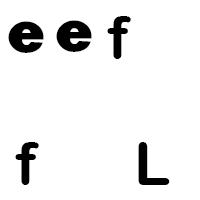
#> input picture Digit Classification- Assignment 5/detection-images/test_1.jpg, 200 x 200 px, given as the content of the folder ./dataset3/chars74k-lite, which was not available
$ jupyter execute --allow-errors 'Optical Character Recognition model.ipynb'   (older library calls are emulated)   (text cells are left out)
#> lines starting #> are read from the running program, lines starting #| are printed output that depends on the picture; after the words box and inside, x2 and y2 are one past the last pixel; in counts of white or black regions, pixels touching at a corner belong together; pictures that were not available may be replaced by others from this repository, and a replacement may not be noted
[cell 1]
import os
import imageio
import matplotlib
import numpy as np
import pandas as pd
import matplotlib.pyplot as plt
from scipy import ndimage, misc
import visvis as vv

from sklearn.model_selection import train_test_split
from sklearn.neighbors import KNeighborsClassifier
from sklearn.metrics import accuracy_score
from sklearn.ensemble import RandomForestClassifier

[cell 2]
letterDict={
  "a": 0,"b": 1,"c": 2,"d": 3,"e": 4,"f": 5,"g": 6,"h": 7,"i": 8,
    "j": 9,"k": 10,"l": 11,"m": 12,"n": 13,"o": 14,"p": 15,"q": 16,"r": 17,
    "s": 18,"t": 19,"u": 20,"v": 21,"w": 22,"x": 23,"y": 24,"z": 25}

numberDict={
    0:"A", 1:"B", 2:"C", 3:"D", 4:"E", 5:"F", 6:"G", 7:"H", 8:"I",
    9:"J", 10:"K", 11:"L", 12:"M", 13:"N", 14:"O", 15:"P", 16:"Q", 17:"R",
    18:"S", 19:"T", 20:"U", 21:"V", 22:"W", 23:"X", 24:"Y", 25:"Z"}


# [18 lines left out: functions readPicture, addPictureToDataset, not called in this run]

[cell 3]
def read_all_images(upper_directory):
    number_of_images = 0
    original_imgs = pd.DataFrame()
    aug20 = pd.DataFrame()
    aug90 = pd.DataFrame()
    aug270 = pd.DataFrame()
    aug320 = pd.DataFrame()
    for subdir, dirs, files in os.walk(upper_directory):
        for file in files:
            number_of_images+=1
            #print os.path.join(subdir, file)
            filepath = subdir + os.sep + file
            if filepath.endswith(".jpg"):
                # print(filepath)
                # Rotate every image that is being loaded:

                x = filepath.split("/")
                rotate20 = rotate_image(filepath,x[-1],20)
                rotate90 = rotate_image(filepath,x[-1],90)
                rotate270 = rotate_image(filepath,x[-1],270)
                rotate320 = rotate_image(filepath,x[-1],320)

                # zoomed:
                zoomed = zoom_images_and_save(filepath,x[-1])

                # The label for the data:
                letter = (x[-1][0])
                letter_val = letterDict.get(letter)
                original_imgs = readPicture(original_imgs,filepath,letter_val)
                aug20 = addPictureToDataset(aug20, rotate20, letter_val)
                aug90 = addPictureToDataset(aug90, rotate90, letter_val)
                aug270 = addPictureToDataset(aug270, rotate270, letter_val)
                aug320 = addPictureToDataset(aug320, rotate320, letter_val)

                # zoomed:
                aug320 = addPictureToDataset(aug320, zoomed, letter_val)

    print("image")
    # vv.imshow("./dataset3/chars74k-lite/augmented/rotated_neg_a102.jpg")
    print("number_of_images", number_of_images)
    return original_imgs, aug20, aug90, aug270, aug320


#Rotates an image, stores it in a folder and returns the rotated image
def rotate_image(image_path,ending,deg):
#> called with image_path = '_only/test_1.jpg', ending = 'test_1.jpg', deg = 20
    out_path = "./dataset3/augmented/"
    image_to_rotate = plt.imread(image_path)
#> image_to_rotate is the input picture: shape (200, 200, 3); min 0, max 255, mean 236.6

    # Rotating the image:
    rotated_positive = ndimage.rotate(image_to_rotate, deg, reshape=False)
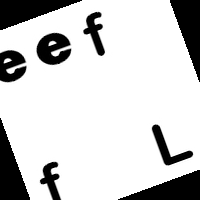
#> rotated_positive: shape (200, 200, 3); min 0, max 255, mean 205.3

    fullpath = os.path.join(out_path, 'rotated_'+ str(deg) + '_' + ending)

    imageio.imwrite(fullpath, rotated_positive)
    return rotated_positive

# Unaugmented data, no feature selection:
#> (the rest of this cell did not finish here and is left out)

#> call 2 of rotate_image, with image_path = '_only/test_1.jpg', ending = 'test_1.jpg', deg = 90
#> in rotate_image (call 2), `rotated_positive = ndimage.rotate(image_to_rotate, deg, reshape=False)`:
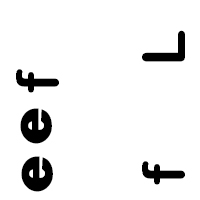
#> rotated_positive: shape (200, 200, 3); min 0, max 255, mean 236.6
#> call 3 of rotate_image, with image_path = '_only/test_1.jpg', ending = 'test_1.jpg', deg = 270
#> in rotate_image (call 3), `rotated_positive = ndimage.rotate(image_to_rotate, deg, reshape=False)`:
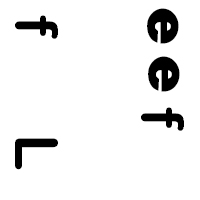
#> rotated_positive: shape (200, 200, 3); min 0, max 255, mean 236.6
#> call 4 of rotate_image, with image_path = '_only/test_1.jpg', ending = 'test_1.jpg', deg = 320
#> in rotate_image (call 4), `rotated_positive = ndimage.rotate(image_to_rotate, deg, reshape=False)`:
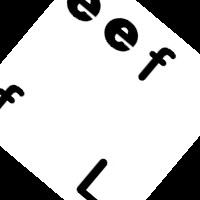
#> rotated_positive: shape (200, 200, 3); min 0, max 255, mean 195.4

[cell 4]
# [51 lines left out: functions cv2_clipped_zoom, zoom_images_and_save, not called in this run]

[cell 5]
#Methood merges dataset1 with dataset2
def mergeData(dataset1, dataset2):
    return dataset1.append(dataset2, ignore_index=True)

#> (the rest of this cell did not finish here and is left out)

[cell 6]
# splitting function:
# [11 lines left out: function get_train_test_set, not called in this run]

[cell 7]
#### Running models on the raw data:

# [16 lines left out: functions calc_predictions, test_classifier, not called in this run]

#> (a cell that did not finish here is left out)

#> (a cell that did not finish here is left out)

#> (a cell that did not finish here is left out)

[cell 11]
clf_rf = RandomForestClassifier(n_estimators=200,random_state=0)

#> (the rest of this cell did not finish here and is left out)

#> (a cell that did not finish here is left out)

#> (a cell that did not finish here is left out)

[cell 14]
# [7 lines left out: function printLetter, not called in this run]

# a_letter = train_set.iloc[2001]
# printLetter(a_letter)

[cell 15]
import tensorflow as tf
import gzip
import pickle

# [26 lines left out: function DNN, not called in this run]


# Helper function trained model:
def evaluate_model(model,test_X,test_y):
    val_loss, val_acc = model.evaluate(test_X, test_y)
    return val_loss, val_acc

[cell 16]
# train and test are dataframes (with the labels in the last column for both)
# [12 lines left out: function transform_data_for_tensorflow_and_run, not called in this run]

# Raw set:
#> (the rest of this cell did not finish here and is left out)

[cell 17]
# Ikke ta med
# Print classifications:

# kNN:
o = 1
res = []
plot = []
#> (the rest of this cell did not finish here and is left out)

[cell 18]
## Sliding window detection:

import cv2
import matplotlib.pyplot as plt
import numpy as np


def OCR(imagepath):
    # read the image and define the stepSize and window size
#> called with imagepath = './detection-images/detection-1.jpg'
    image = cv2.imread(imagepath) # your image path
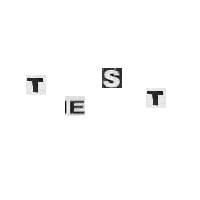
#> input picture Digit Classification- Assignment 5/detection-images/detection-1.jpg, 200 x 200 px
#> image is the input picture: shape (200, 200, 3); min 0, max 255, mean 251.4
    tmp = image # for drawing a rectangle
    stepSize = 30
    (w_width, w_height) = (30,30) # window size
    class_letter = []
    number=[] # To keep track of which square in the grid that is classified
    i = 0 # counter for the number
    windows=[]
    for x in range(0, image.shape[1] - w_width , stepSize):
        for y in range(0, image.shape[0] - w_height, stepSize):
            window = image[x:x + w_width, y:y + w_height, :]
            resize = cv2.resize(window,(20,20),interpolation =cv2.INTER_AREA)
            window = np.asarray(resize)
            window = resize[:, :, 0]
            window=np.reshape(window,20*20)
            window = pd.DataFrame(data=window).T
            windows.append(window)
            list1 = (window.values[0])

            # Check if the window is "blank"
            if all(x == list1[0] for x in list1):
                print(" ", end="\r")
                # print("All elements in list are same.")
            else:
                # Classify window:
                prediction  = model_tensor_merged.predict(window.values)
                class_letter.append(prediction)

                # knn
                # class_letter.append(test_classifier_sliding(clf_n,window))
                number.append(i)

            # Plot the grid on top of the image:
            cv2.rectangle(tmp, (x, y), (x + w_width, y + w_height), (255, 0, 0), 2) # draw rectangle on image
            plt.imshow(np.array(tmp).astype('uint8'))
            i+=1
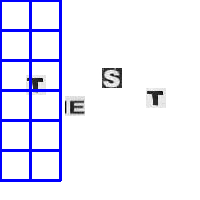
#> tmp: shape (200, 200, 3); 6.34% of pixels changed, all inside (x1, y1, x2, y2) = (0, 0, 62, 182)
#> after the loop, class_letter = []; i = 12; number = []; windows = 13 items
    # show all windows
    plt.show()
    return windows, number, class_letter

#> (the rest of this cell did not finish here and is left out)
